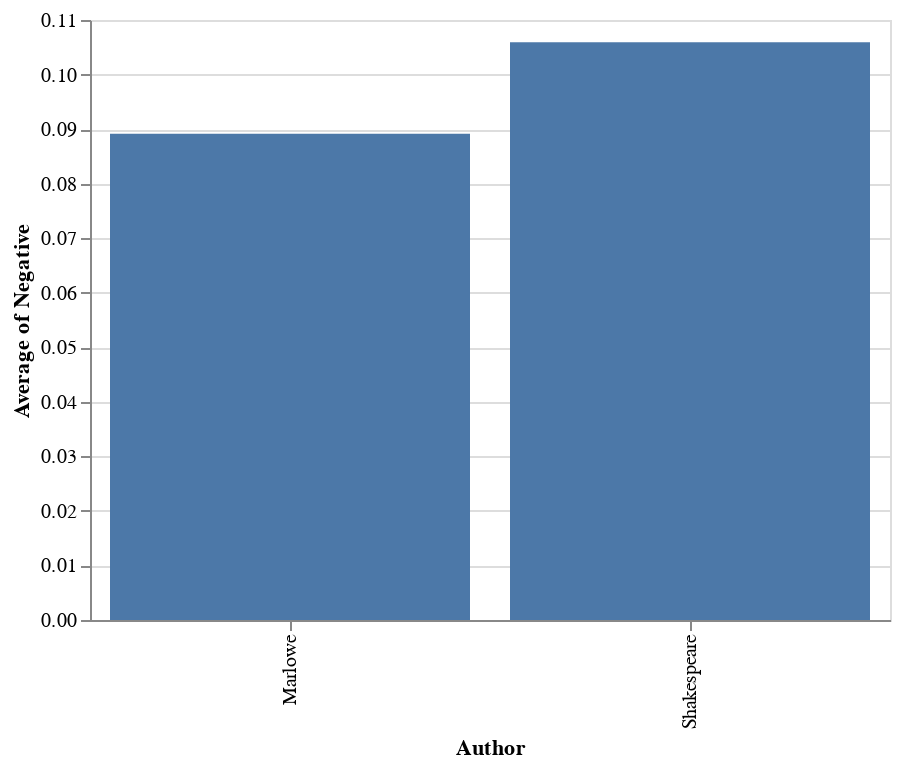

The code cell stored with this chart in its notebook:
### Code cell
alt.Chart(df).mark_bar().encode(x='Author',y='average(Negative)')

### Figure 1 — Vega-Lite specification as saved in the notebook (floating-point values rounded to 4 significant figures)
{"$schema": "https://vega.github.io/schema/vega-lite/v2.6.0.json", "config": {"view": {"height": 300, "width": 400}}, "data": {"name": "data-033e35f39209e7bd9450bf4e917ef80e"}, "datasets": {"data-033e35f39209e7bd9450bf4e917ef80e": [{"Author": "Marlowe", "Negative": 0.09, "Neutral": 0.79, "Positive": 0.12, "Text": "jew_of_malta.txt"}, {"Author": "Marlowe", "Negative": 0.08, "Neutral": 0.798, "Positive": 0.121, "Text": "massacre_at_paris.txt"}, {"Author": "Marlowe", "Negative": 0.091, "Neutral": 0.768, "Positive": 0.141, "Text": "tamburlaine.txt"}, {"Author": "Marlowe", "Negative": 0.089, "Neutral": 0.792, "Positive": 0.119, "Text": "faustus.txt"}, {"Author": "Marlowe", "Negative": 0.062, "Neutral": 0.851, "Positive": 0.087, "Text": "dido_queen_of_carthage.txt"}, {"Author": "Marlowe", "Negative": 0.112, "Neutral": 0.755, "Positive": 0.133, "Text": "edward_II.txt"}, {"Author": "Marlowe", "Negative": 0.1, "Neutral": 0.71, "Positive": 0.19, "Text": "hero_and_leander.txt"}, {"Author": "Shakespeare", "Negative": 0.084, "Neutral": 0.794, "Positive": 0.122, "Text": "henry_vi_3.txt"}, {"Author": "Shakespeare", "Negative": 0.093, "Neutral": 0.729, "Positive": 0.179, "Text": "love_labours_lost.txt"}, {"Author": "Shakespeare", "Negative": 0.089, "Neutral": 0.797, "Positive": 0.114, "Text": "henry_vi_2.txt"}, {"Author": "Shakespeare", "Negative": 0.132, "Neutral": 0.731, "Positive": 0.138, "Text": "henry_vi_1.txt"}, {"Author": "Shakespeare", "Negative": 0.147, "Neutral": 0.695, "Positive": 0.157, "Text": "richard_iii.txt"}, {"Author": "Shakespeare", "Negative": 0.073, "Neutral": 0.767, "Positive": 0.159, "Text": "taming_of_the_shrew.txt"}, {"Author": "Shakespeare", "Negative": 0.093, "Neutral": 0.733, "Positive": 0.174, "Text": "two_gentleman_of_verona.txt"}, {"Author": "Shakespeare", "Negative": 0.085, "Neutral": 0.829, "Positive": 0.086, "Text": "comedy_of_errors.txt"}, {"Author": "Shakespeare", "Negative": 0.126, "Neutral": 0.721, "Positive": 0.152, "Text": "edward_iii.txt"}, {"Author": "Shakespeare", "Negative": 0.137, "Neutral": 0.723, "Positive": 0.14, "Text": "titus_andronicus.txt"}]}, "encoding": {"x": {"field": "Author", "type": "nominal"}, "y": {"aggregate": "average", "field": "Negative", "type": "quantitative"}}, "mark": "bar"}
